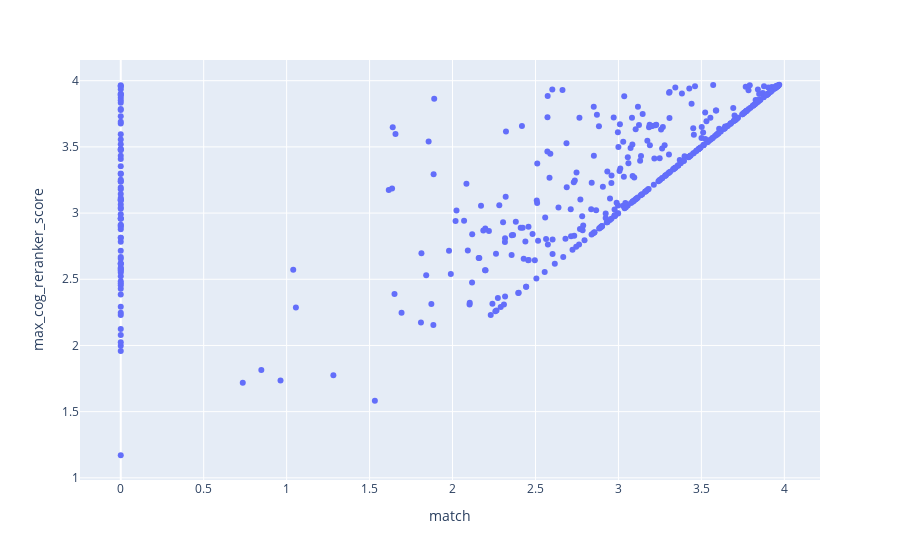

Write notebook code for a chart like this one.
### Code cell
fig = px.scatter(data_df, x='match', y='max_cog_reranker_score')
fig.show()

### Figure 1 — Plotly figure (JSON) as saved in the notebook; plotly's stock layout.template omitted (floating-point values rounded to 4 significant figures; data arrays with more than 128 entries replaced by an {"elided": "..."} marker saying what was removed)
{"data": [{"hovertemplate": "match=%{x}<br>max_cog_reranker_score=%{y}<extra></extra>", "legendgroup": "", "marker": {"color": "#636efa", "symbol": "circle"}, "mode": "markers", "name": "", "orientation": "v", "showlegend": false, "type": "scatter", "x": {"elided": "455 float values"}, "xaxis": "x", "y": {"elided": "455 float values"}, "yaxis": "y"}], "layout": {"legend": {"tracegroupgap": 0}, "margin": {"t": 60}, "xaxis": {"anchor": "y", "domain": [0, 1], "title": {"text": "match"}}, "yaxis": {"anchor": "x", "domain": [0, 1], "title": {"text": "max_cog_reranker_score"}}}}
